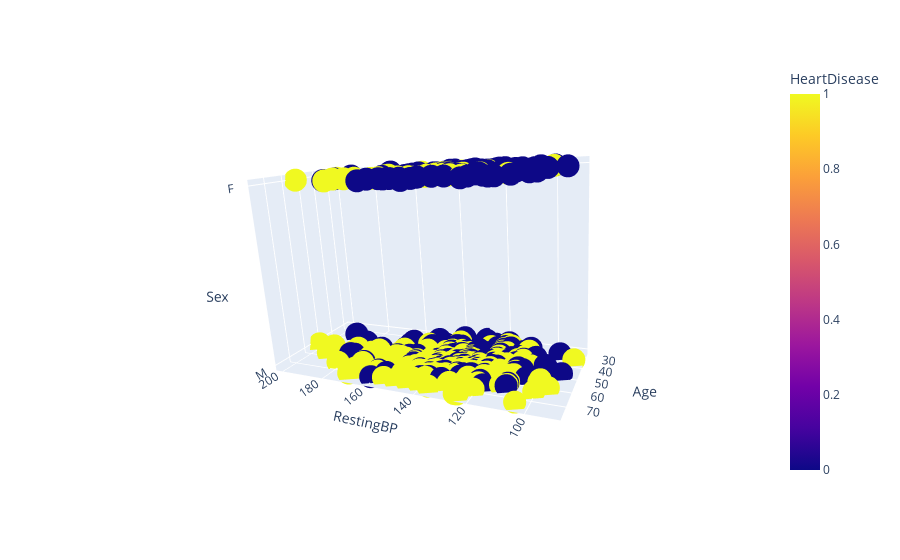

Notebook cell for this chart:
### Code cell
fig = px.scatter_3d(data,
                   x='RestingBP',
                   y='Age',
                   z='Sex',
                   color='HeartDisease')
fig.show();

### Figure 1 — Plotly figure (JSON) as saved in the notebook; plotly's stock layout.template omitted (floating-point values rounded to 4 significant figures; data arrays with more than 128 entries replaced by an {"elided": "..."} marker saying what was removed)
{"data": [{"hovertemplate": "RestingBP=%{x}<br>Age=%{y}<br>Sex=%{z}<br>HeartDisease=%{marker.color}<extra></extra>", "legendgroup": "", "marker": {"color": {"elided": "746 int values"}, "coloraxis": "coloraxis", "symbol": "circle"}, "mode": "markers", "name": "", "scene": "scene", "showlegend": false, "x": {"elided": "746 int values"}, "y": {"elided": "746 int values"}, "z": {"elided": "746 str values"}, "type": "scatter3d"}], "layout": {"scene": {"domain": {"x": [0, 1], "y": [0, 1]}, "xaxis": {"title": {"text": "RestingBP"}, "type": "linear"}, "yaxis": {"title": {"text": "Age"}, "type": "linear"}, "zaxis": {"title": {"text": "Sex"}, "type": "category"}, "aspectratio": {"x": 1.485, "y": 0.6736, "z": 1}, "aspectmode": "auto", "camera": {"up": {"x": -0.06113, "y": -0.0345, "z": 0.9975}, "center": {"x": 0, "y": 0, "z": 0}, "eye": {"x": -1.12, "y": 2.181, "z": 0.6221}, "projection": {"type": "perspective"}}, "dragmode": "zoom"}, "coloraxis": {"colorbar": {"title": {"text": "HeartDisease"}}, "colorscale": [[0, "#0d0887"], [0.1111, "#46039f"], [0.2222, "#7201a8"], [0.3333, "#9c179e"], [0.4444, "#bd3786"], [0.5556, "#d8576b"], [0.6667, "#ed7953"], [0.7778, "#fb9f3a"], [0.8889, "#fdca26"], [1, "#f0f921"]]}, "legend": {"tracegroupgap": 0}, "margin": {"t": 60}, "autosize": true, "dragmode": "zoom"}}
